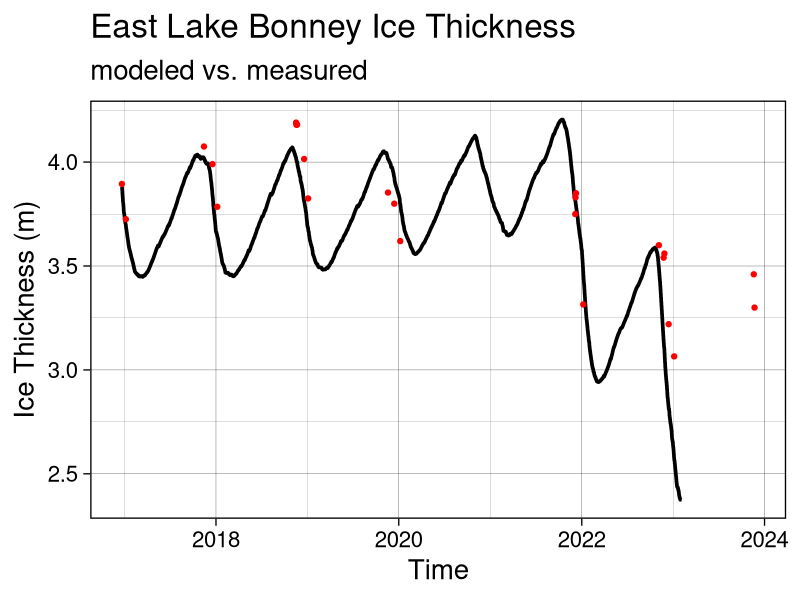
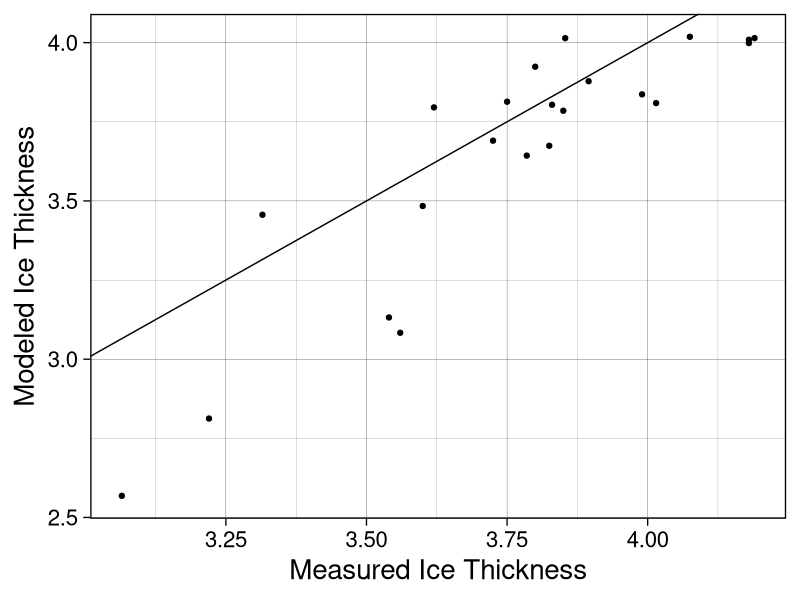
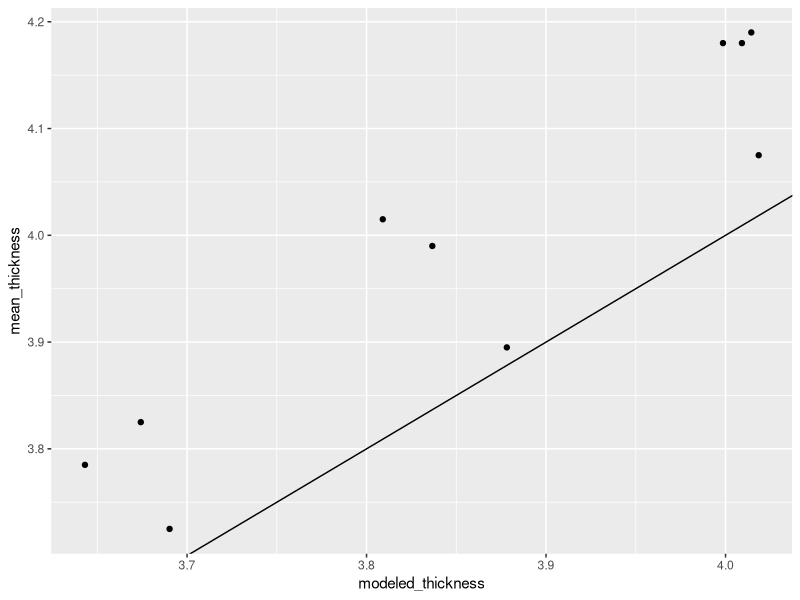
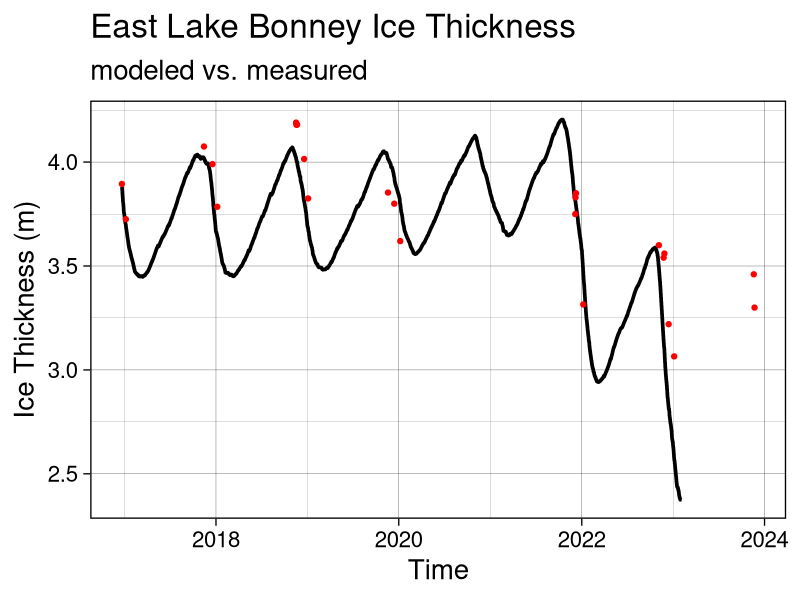
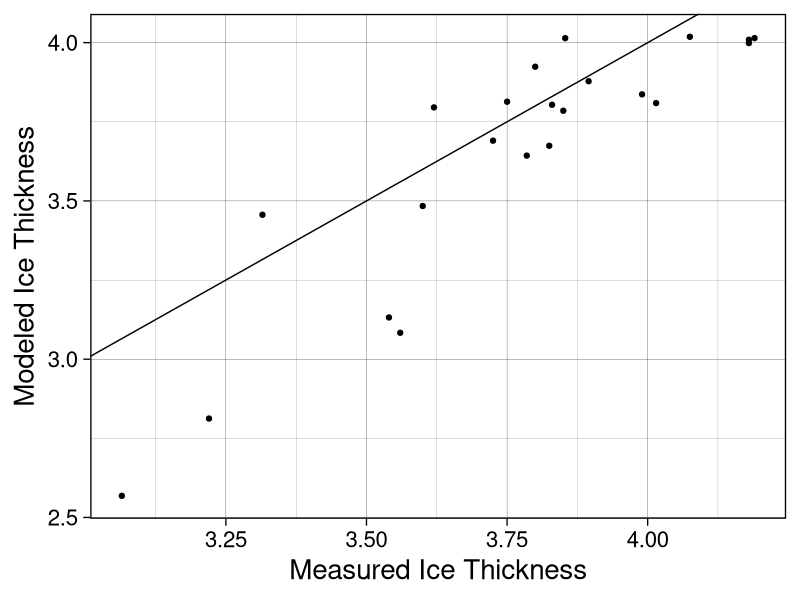

These figures' R source, in order:
########## Thermal Diffusion Model Result Interpretation #########
library(tidyverse)

setwd("/Users/charliedougherty/Documents/R-Repositories/MCM-LTER-MS")

# load file
GEE_corrected <- read_csv("data/thermal diffusion model data/model_outputs/GEE_output_corrected_20250317.csv") |> 
  group_by(time) |> 
  summarize(thickness = max(thickness)) |> 
  mutate(time = ymd_hms(time)) |> 
  filter(time < "2023-02-01")

# ice thickness data
ice_thick <- read_csv("data/lake ice/mcmlter-lake-ice_thickness-20250218_0.csv") |>
  mutate(date_time = mdy_hm(date_time), 
         z_water_m = z_water_m*-1) |> 
  filter(location_name == "East Lake Bonney", 
         ) |> 
  filter(date_time > "2016-12-01" & date_time < "2025-02-01") |> 
  group_by(date_time) |> 
  summarize(mean_thickness = mean(z_water_m, na.rm = T))

# plot modeled ice thickness against the measured thickness
ggplot() + 
  geom_line(data = GEE_corrected, aes(x = time, y = thickness), linewidth = 1.25) + 
  geom_point(data = ice_thick, aes(x = date_time, y = mean_thickness), color = "red") +
  xlab("Time") + ylab("Ice Thickness (m)") + 
  ggtitle("East Lake Bonney Ice Thickness", 
          subtitle = "modeled vs. measured") +
  theme_linedraw(base_size = 20)

ggsave("plots/manuscript/chapter 2/measured_vs_modeled.png", 
       dpi = 300, height = 8, width = 12)

# sum model output to a daily average, to compare to measured ice thickness
# goal here is to see how large the gap is between modeled data and measured data 

modeled_daily <- GEE_corrected |> 
  mutate(time = ymd_hms(time), 
         date_time = date(time)) |> 
  group_by(date_time) |> 
  summarize(modeled_thickness = mean(thickness)) 


### join two datasets together to compare dates
comp <- ice_thick |> 
  left_join(modeled_daily, by = join_by(date_time))

#plot modeled and measured against each other
ggplot(comp, aes(mean_thickness, modeled_thickness)) + 
  geom_point() + 
  geom_abline() + 
  xlab("Measured Ice Thickness") + ylab("Modeled Ice Thickness") + 
  theme_linedraw(base_size = 20)

ggsave(filename = "plots/manuscript/chapter 2/modeledice_vs_measuredice.png", 
       width = 8, height = 6, dpi = 700)

linear_model = lm(modeled_thickness ~mean_thickness, data = comp)

summary(linear_model)

thickness_pivot <- comp |> 
  pivot_longer(cols = c(modeled_thickness, mean_thickness), 
               names_to = "measurement_type", values_to = "thickness") |> 
  select(date_time, measurement_type, thickness)

# plot output to confirm join worked
#ggplot(thickness_pivot, aes(date_time, thickness, color = measurement_type)) +
#  geom_()


# what if you remove data past 2022, when the longwave data gets particularly bad
comp2 <- comp |> 
  filter(date_time < "2019-05-01")

lin_model_filtered = lm(modeled_thickness ~mean_thickness, data = comp2)
summary(lin_model_filtered)

## if you ignore data past 2021, the r_squared value is 0.87. If you include 

ggplot(comp2, aes(modeled_thickness, mean_thickness)) + 
  geom_point() + 
  geom_abline()
